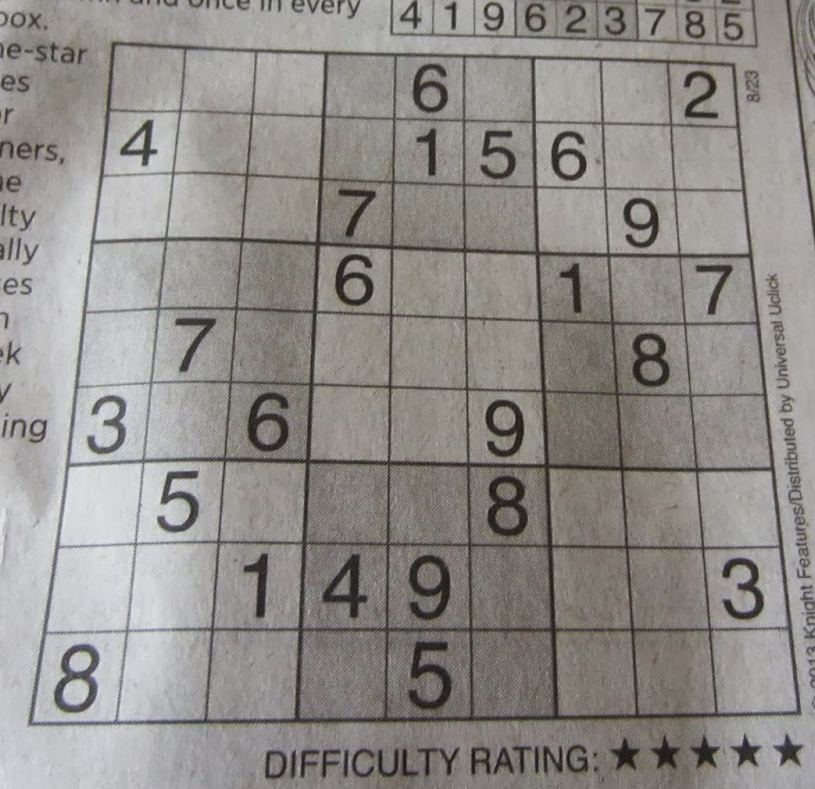
#> input picture 07_Chapter07/01-chapter-content/sudoku.png, 815 x 789 px
$ python thresholding_adaptive_filter_noise.py
#> lines starting #> are read from the running program, lines starting #| are printed output that depends on the picture; after the words box and inside, x2 and y2 are one past the last pixel; in counts of white or black regions, pixels touching at a corner belong together
"""
Adaptive thresholding filtering the noise in the input image applying a bilateral filter
"""

# Import required packages:
import cv2
from matplotlib import pyplot as plt


def show_img_with_matplotlib(color_img, title, pos):
    """Shows an image using matplotlib capabilities"""

    # Convert BGR image to RGB
    img_RGB = color_img[:, :, ::-1]

    ax = plt.subplot(2, 3, pos)
    ax  # flake8
    plt.imshow(img_RGB)
    plt.title(title)
    plt.axis('off')


# Create the dimensions of the figure and set title and color:
fig = plt.figure(figsize=(15, 7))
plt.suptitle("Adaptive thresholding applying a bilateral filter (noise removal while edges sharp)", fontsize=14,
             fontweight='bold')
fig.patch.set_facecolor('silver')

# Load the image and convert it to grayscale:
image = cv2.imread('sudoku.png')
#> image is the input picture: shape (789, 815, 3); mean B, G, R 136.9, 140.8, 143.8
gray_image = cv2.cvtColor(image, cv2.COLOR_BGR2GRAY)

# Apply a bilateral filter in order to reduce noise while keeping the edges sharp:
gray_image = cv2.bilateralFilter(gray_image, 15, 25, 25)

# Perform adaptive thresholding with different parameters:
thresh1 = cv2.adaptiveThreshold(gray_image, 255, cv2.ADAPTIVE_THRESH_MEAN_C, cv2.THRESH_BINARY, 11, 2)
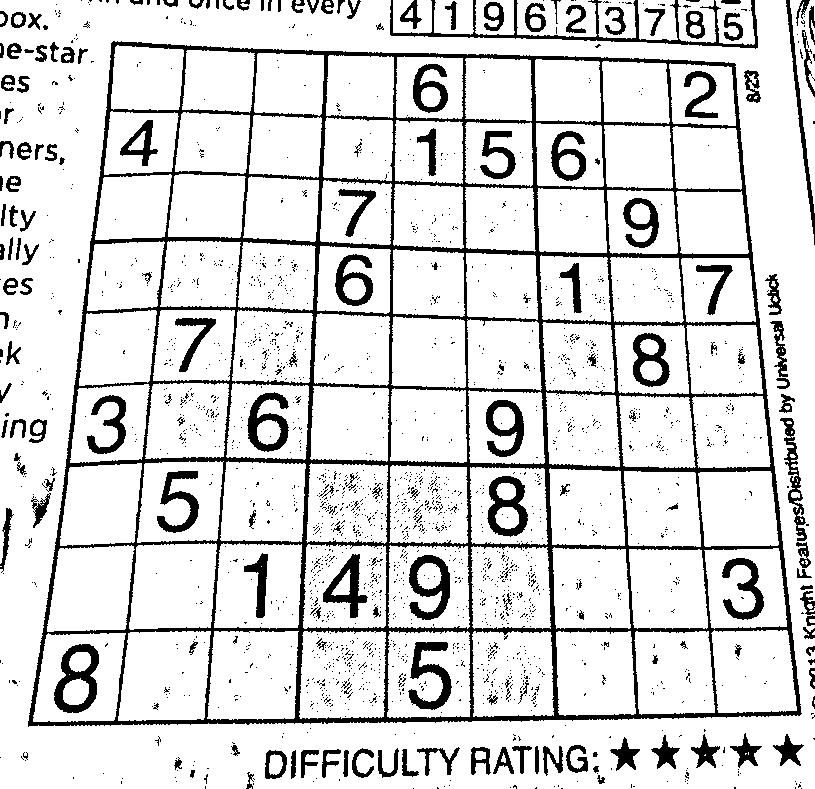
#> thresh1: shape (789, 815); 85.4% white; 2195 black regions (2013 under 20 px), largest, box (x1, y1, x2, y2) and area: (28, 41, 802, 727) 46782, (390, 0, 758, 49) 2271, (54, 644, 99, 713) 1426
thresh2 = cv2.adaptiveThreshold(gray_image, 255, cv2.ADAPTIVE_THRESH_MEAN_C, cv2.THRESH_BINARY, 31, 3)
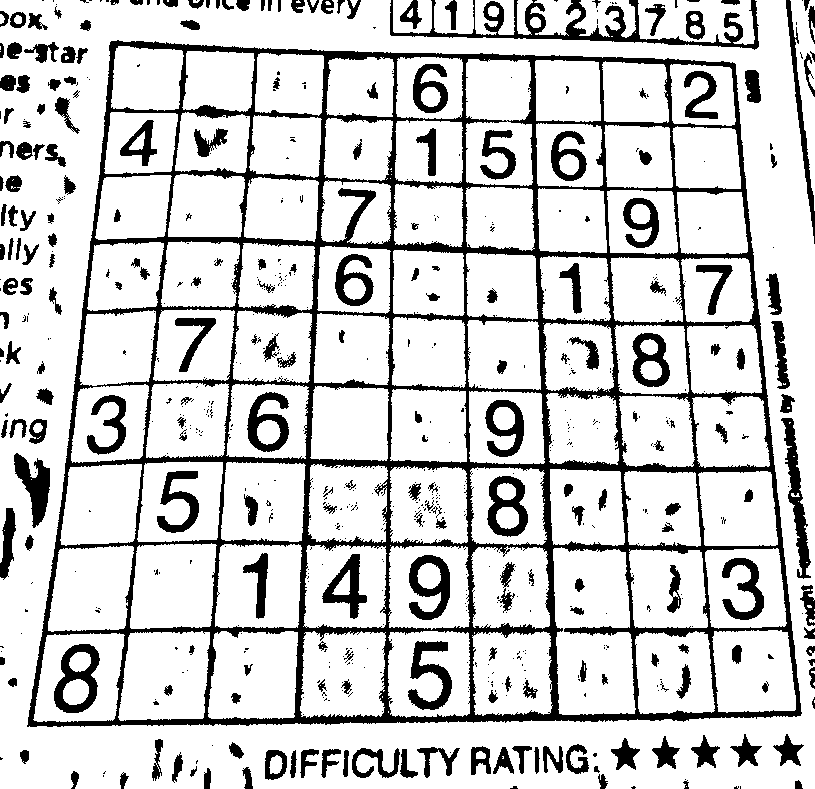
#> thresh2: shape (789, 815); 81.4% white; 700 black regions (466 under 20 px), largest, box (x1, y1, x2, y2) and area: (27, 40, 802, 727) 62272, (390, 0, 759, 50) 4048, (781, 418, 811, 579) 1577
thresh3 = cv2.adaptiveThreshold(gray_image, 255, cv2.ADAPTIVE_THRESH_GAUSSIAN_C, cv2.THRESH_BINARY, 11, 2)
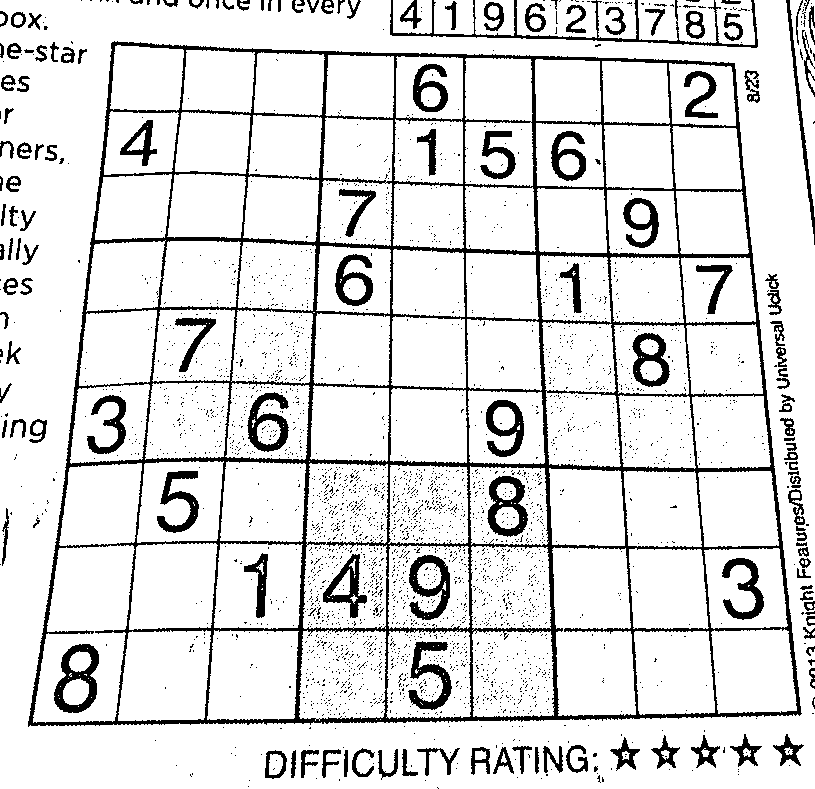
#> thresh3: shape (789, 815); 87% white; 3108 black regions (2957 under 20 px), largest, box (x1, y1, x2, y2) and area: (28, 41, 802, 727) 40764, (390, 0, 758, 48) 1856, (54, 644, 99, 713) 1402
thresh4 = cv2.adaptiveThreshold(gray_image, 255, cv2.ADAPTIVE_THRESH_GAUSSIAN_C, cv2.THRESH_BINARY, 31, 3)
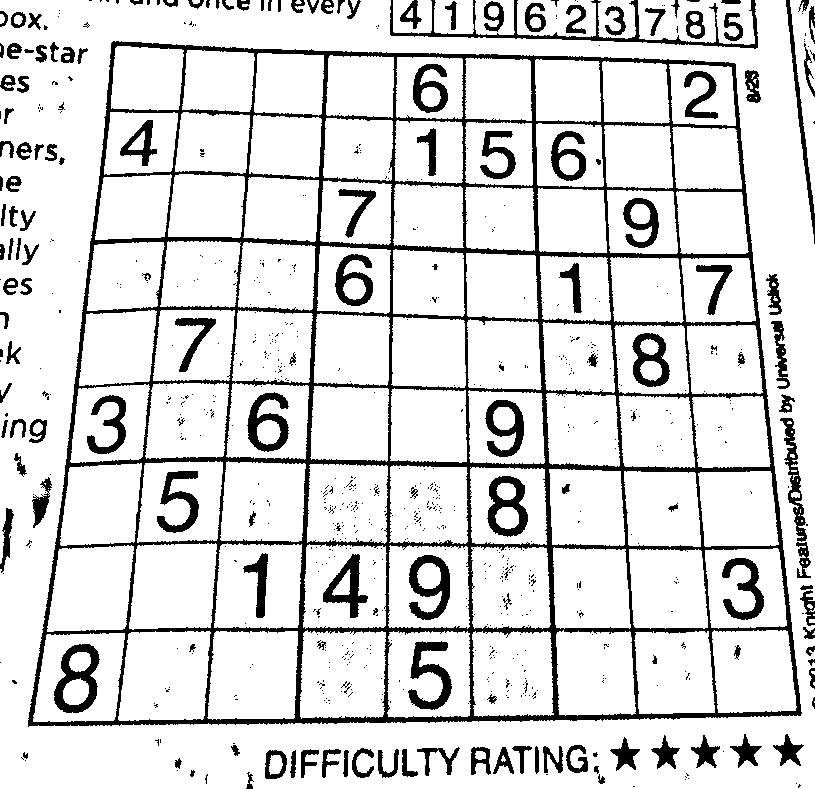
#> thresh4: shape (789, 815); 85.5% white; 785 black regions (627 under 20 px), largest, box (x1, y1, x2, y2) and area: (28, 41, 802, 727) 49119, (390, 0, 758, 49) 2134, (54, 644, 100, 713) 1446

# Plot the thresholded images:
show_img_with_matplotlib(cv2.cvtColor(gray_image, cv2.COLOR_GRAY2BGR), "gray img", 1)
show_img_with_matplotlib(cv2.cvtColor(thresh1, cv2.COLOR_GRAY2BGR), "method=THRESH_MEAN_C, blockSize=11, C=2", 2)
show_img_with_matplotlib(cv2.cvtColor(thresh2, cv2.COLOR_GRAY2BGR), "method=THRESH_MEAN_C, blockSize=31, C=3", 3)
show_img_with_matplotlib(cv2.cvtColor(thresh3, cv2.COLOR_GRAY2BGR), "method=GAUSSIAN_C, blockSize=11, C=2", 5)
show_img_with_matplotlib(cv2.cvtColor(thresh4, cv2.COLOR_GRAY2BGR), "method=GAUSSIAN_C, blockSize=31, C=3", 6)

# Show the Figure:
plt.show()

$ run again, with 07_Chapter07/01-chapter-content/leaf-noise.png copied over 07_Chapter07/01-chapter-content/sudoku.png
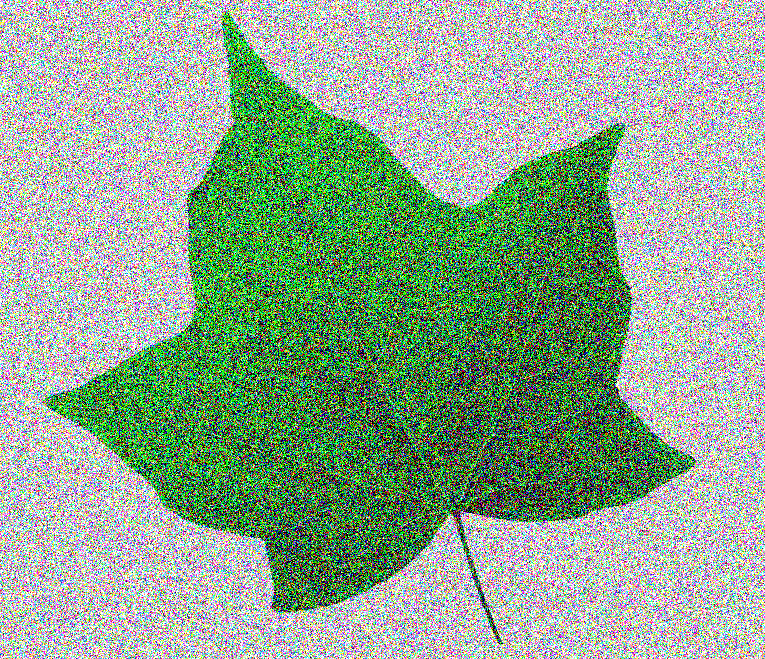
#> input picture 07_Chapter07/01-chapter-content/leaf-noise.png, 765 x 659 px
#> image is the input picture: shape (659, 765, 3); mean B, G, R 143.7, 166.8, 143.8
#> `thresh1 = cv2.adaptiveThreshold(gray_image, 255, cv2.ADAPTIVE_THRESH_M..`:
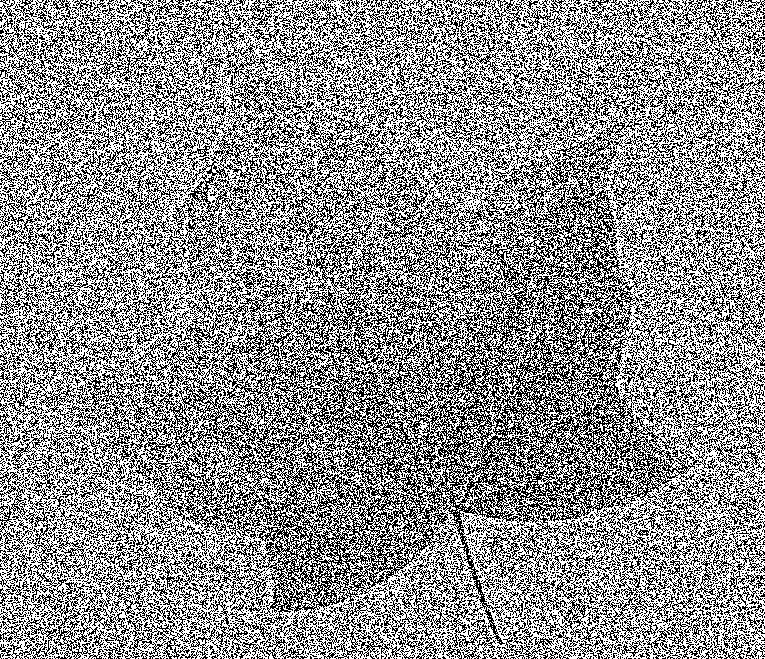
#> thresh1: shape (659, 765); 56.6% white; black in thin lines or dots
#> thresh2: shape (659, 765); 57.2% white; black in thin lines or dots
#> thresh3: shape (659, 765); 56.5% white; black in thin lines or dots
#> `thresh4 = cv2.adaptiveThreshold(gray_image, 255, cv2.ADAPTIVE_THRESH_G..`:
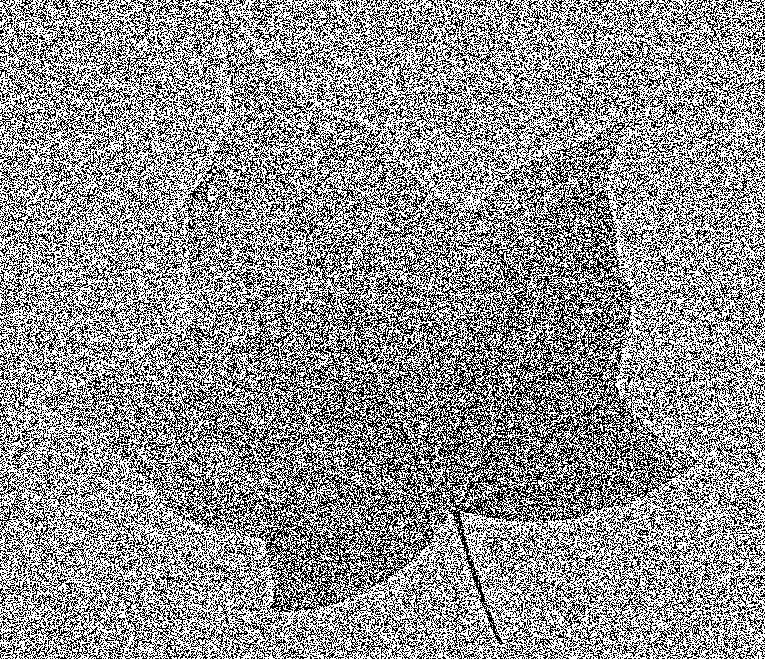
#> thresh4: shape (659, 765); 57.1% white; black in thin lines or dots
#> img_RGB: shape (659, 765, 3); 56.6% white; black in thin lines or dots
#> img_RGB: shape (659, 765, 3); 57.2% white; black in thin lines or dots
#> img_RGB: shape (659, 765, 3); 56.5% white; black in thin lines or dots
#> img_RGB: shape (659, 765, 3); 57.1% white; black in thin lines or dots

$ run again, with 07_Chapter07/01-chapter-content/cat.jpg saved as 07_Chapter07/01-chapter-content/sudoku.png
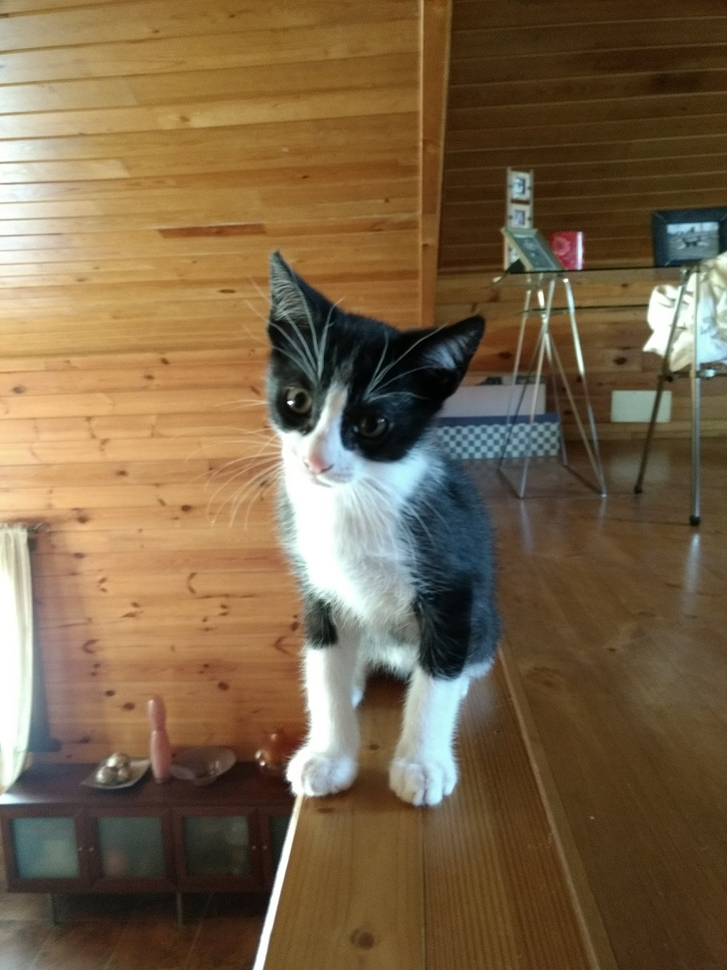
#> input picture 07_Chapter07/01-chapter-content/cat.jpg, 727 x 970 px, shrunk from 864 x 1152 before the run
#> image is the input picture: shape (970, 727, 3); mean B, G, R 71.9, 100.5, 121.7
#> `thresh1 = cv2.adaptiveThreshold(gray_image, 255, cv2.ADAPTIVE_THRESH_M..`:
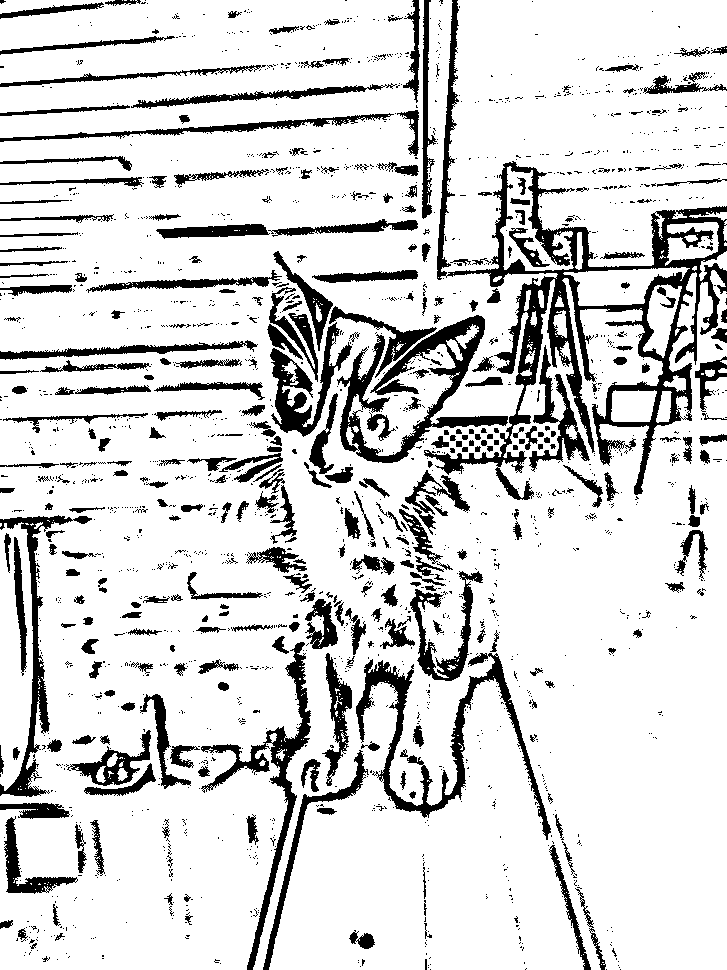
#> thresh1: shape (970, 727); 83.9% white; 1983 black regions (1629 under 20 px), largest, box (x1, y1, x2, y2) and area: (424, 0, 727, 500) 20465, (337, 315, 508, 463) 6257, (356, 653, 551, 840) 5474
#> thresh2: shape (970, 727); 69.9% white; 524 black regions (324 under 20 px), largest, box (x1, y1, x2, y2) and area: (267, 0, 727, 548) 56560, (263, 569, 549, 970) 20788, (152, 635, 311, 970) 12342
#> thresh3: shape (970, 727); 91.4% white; 2028 black regions (1724 under 20 px), largest, box (x1, y1, x2, y2) and area: (434, 163, 727, 474) 10776, (356, 659, 464, 814) 2111, (0, 521, 51, 798) 1591
#> `thresh4 = cv2.adaptiveThreshold(gray_image, 255, cv2.ADAPTIVE_THRESH_G..`:
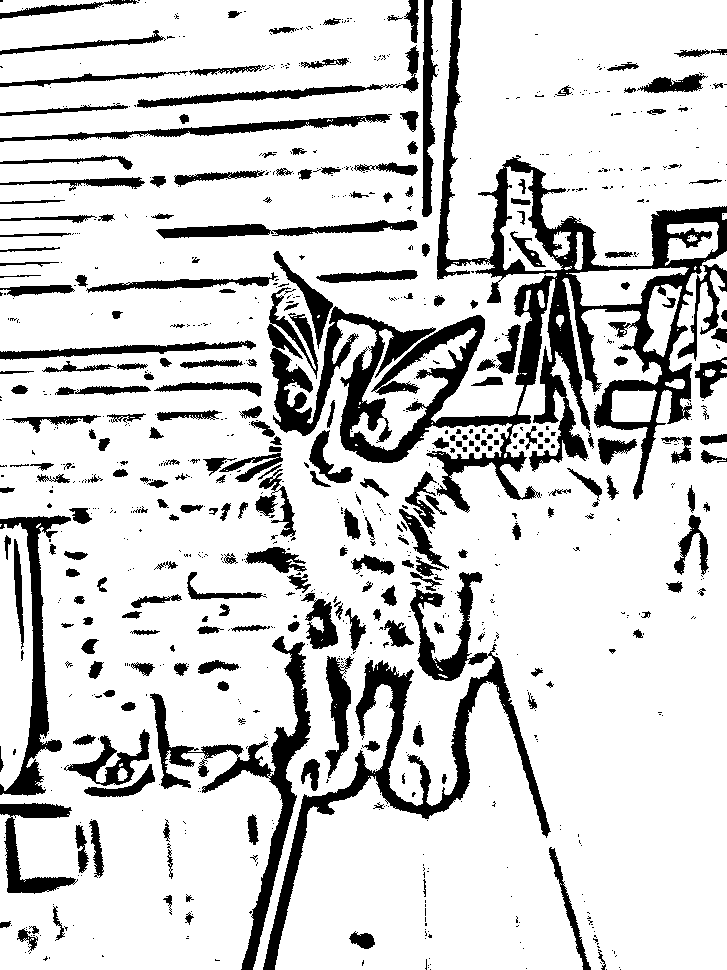
#> thresh4: shape (970, 727); 81.9% white; 955 black regions (688 under 20 px), largest, box (x1, y1, x2, y2) and area: (267, 0, 727, 513) 39890, (263, 572, 551, 970) 12604, (150, 636, 311, 970) 7380
